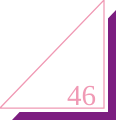
Frame 1 (no input)
Frame 60 (no input): identical to frame 1, image omitted
Frame 120 (the mouse pressed at the canvas centre since frame 60): identical to frame 1, image omitted

The p5.js sketch that drew this single still picture (run headless with seeded random() and noise() and a simulated clock; from frame 60 on, the mouse is pressed at the canvas centre):

// p5.js sketch
// ── sketch.js
function setup() {
  createCanvas(128,128);
}

function draw() {
  background(255);
  strokeWeight(0);
  fill(124, 30, 128);
  triangle(12,120,116,120,116,10);
  fill(255);
  triangle(14,112,108,112,108,14);
  strokeWeight(1.25);
  stroke(240,153,180);
  fill(255);
  triangle(0,108,104,108,104,0);
  strokeWeight(0);
  fill(240,153,180);
  textSize(29);
  textFont("serif");
  text("46", 67, 105);
}
